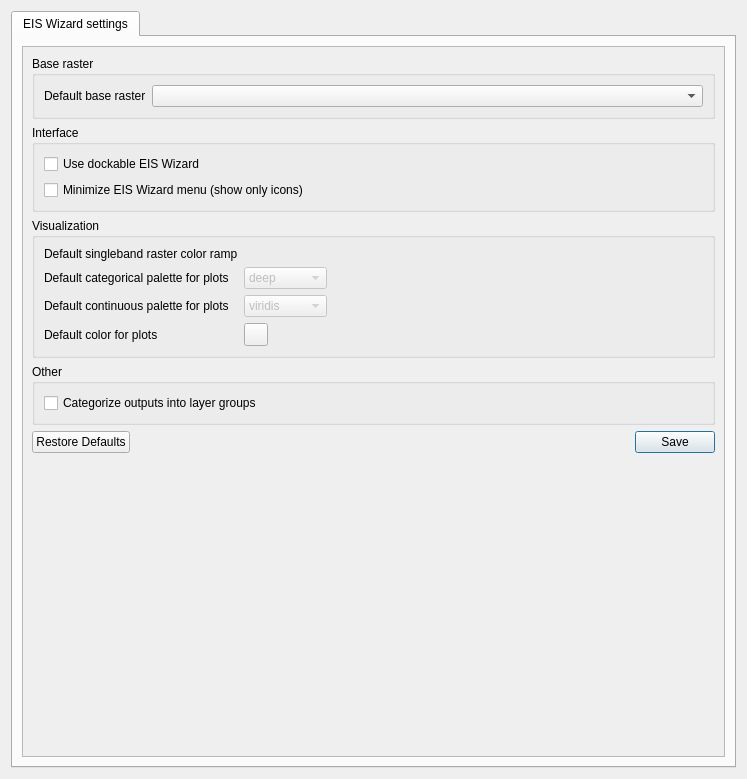
<?xml version="1.0" encoding="UTF-8"?>
<ui version="4.0">
 <class>Form</class>
 <widget class="QWidget" name="Form">
  <property name="geometry">
   <rect>
    <x>0</x>
    <y>0</y>
    <width>747</width>
    <height>779</height>
   </rect>
  </property>
  <property name="windowTitle">
   <string>Form</string>
  </property>
  <layout class="QVBoxLayout" name="verticalLayout_3">
   <item>
    <widget class="QTabWidget" name="settings_tabs">
     <property name="currentIndex">
      <number>0</number>
     </property>
     <widget class="QWidget" name="tab">
      <attribute name="title">
       <string>EIS Wizard settings</string>
      </attribute>
      <layout class="QVBoxLayout" name="verticalLayout">
       <item>
        <widget class="QScrollArea" name="scrollArea">
         <property name="widgetResizable">
          <bool>true</bool>
         </property>
         <widget class="QWidget" name="scrollAreaWidgetContents">
          <property name="geometry">
           <rect>
            <x>0</x>
            <y>0</y>
            <width>705</width>
            <height>710</height>
           </rect>
          </property>
          <layout class="QVBoxLayout" name="verticalLayout_2">
           <item>
            <widget class="QGroupBox" name="groupBox_5">
             <property name="title">
              <string>Base raster</string>
             </property>
             <layout class="QFormLayout" name="formLayout_3">
              <item row="0" column="0">
               <widget class="QLabel" name="label_6">
                <property name="text">
                 <string>Default base raster</string>
                </property>
               </widget>
              </item>
              <item row="0" column="1">
               <widget class="QgsMapLayerComboBox" name="default_base_raster">
                <property name="minimumSize">
                 <size>
                  <width>150</width>
                  <height>0</height>
                 </size>
                </property>
                <property name="allowEmptyLayer">
                 <bool>true</bool>
                </property>
               </widget>
              </item>
             </layout>
            </widget>
           </item>
           <item>
            <widget class="QGroupBox" name="groupBox_3">
             <property name="title">
              <string>Interface</string>
             </property>
             <layout class="QGridLayout" name="gridLayout_3">
              <item row="0" column="0">
               <widget class="QCheckBox" name="dock_wizard_selection">
                <property name="text">
                 <string>Use dockable EIS Wizard</string>
                </property>
               </widget>
              </item>
              <item row="1" column="0">
               <widget class="QCheckBox" name="minimal_menu_selection">
                <property name="text">
                 <string>Minimize EIS Wizard menu (show only icons)</string>
                </property>
               </widget>
              </item>
             </layout>
            </widget>
           </item>
           <item>
            <widget class="QGroupBox" name="groupBox_2">
             <property name="title">
              <string>Visualization</string>
             </property>
             <layout class="QGridLayout" name="gridLayout">
              <item row="3" column="1">
               <widget class="QgsColorButton" name="default_color_selection"/>
              </item>
              <item row="3" column="2">
               <spacer name="horizontalSpacer_5">
                <property name="orientation">
                 <enum>Qt::Horizontal</enum>
                </property>
                <property name="sizeHint" stdset="0">
                 <size>
                  <width>40</width>
                  <height>20</height>
                 </size>
                </property>
               </spacer>
              </item>
              <item row="2" column="0">
               <widget class="QLabel" name="label_3">
                <property name="toolTip">
                 <string>Setting not implemented</string>
                </property>
                <property name="text">
                 <string>Default continuous palette for plots</string>
                </property>
               </widget>
              </item>
              <item row="1" column="1">
               <widget class="QComboBox" name="categorical_palette_selection">
                <property name="enabled">
                 <bool>false</bool>
                </property>
                <property name="toolTip">
                 <string>Setting not implemented</string>
                </property>
                <item>
                 <property name="text">
                  <string>deep</string>
                 </property>
                </item>
                <item>
                 <property name="text">
                  <string>pastel</string>
                 </property>
                </item>
                <item>
                 <property name="text">
                  <string>dark</string>
                 </property>
                </item>
                <item>
                 <property name="text">
                  <string>colorblind</string>
                 </property>
                </item>
                <item>
                 <property name="text">
                  <string>bright</string>
                 </property>
                </item>
                <item>
                 <property name="text">
                  <string>muted</string>
                 </property>
                </item>
               </widget>
              </item>
              <item row="1" column="2">
               <spacer name="horizontalSpacer">
                <property name="orientation">
                 <enum>Qt::Horizontal</enum>
                </property>
                <property name="sizeHint" stdset="0">
                 <size>
                  <width>40</width>
                  <height>20</height>
                 </size>
                </property>
               </spacer>
              </item>
              <item row="2" column="2">
               <spacer name="horizontalSpacer_2">
                <property name="orientation">
                 <enum>Qt::Horizontal</enum>
                </property>
                <property name="sizeHint" stdset="0">
                 <size>
                  <width>40</width>
                  <height>20</height>
                 </size>
                </property>
               </spacer>
              </item>
              <item row="1" column="0">
               <widget class="QLabel" name="label_2">
                <property name="toolTip">
                 <string>Setting not implemented</string>
                </property>
                <property name="text">
                 <string>Default categorical palette for plots</string>
                </property>
               </widget>
              </item>
              <item row="3" column="0">
               <widget class="QLabel" name="label_4">
                <property name="text">
                 <string>Default color for plots</string>
                </property>
               </widget>
              </item>
              <item row="2" column="1">
               <widget class="QComboBox" name="continuous_palette_selection">
                <property name="enabled">
                 <bool>false</bool>
                </property>
                <property name="toolTip">
                 <string>Setting not implemented</string>
                </property>
                <item>
                 <property name="text">
                  <string>viridis</string>
                 </property>
                </item>
                <item>
                 <property name="text">
                  <string>plasma</string>
                 </property>
                </item>
                <item>
                 <property name="text">
                  <string>flare</string>
                 </property>
                </item>
                <item>
                 <property name="text">
                  <string>rocket</string>
                 </property>
                </item>
                <item>
                 <property name="text">
                  <string>mako</string>
                 </property>
                </item>
                <item>
                 <property name="text">
                  <string>inferno</string>
                 </property>
                </item>
                <item>
                 <property name="text">
                  <string>magma</string>
                 </property>
                </item>
                <item>
                 <property name="text">
                  <string>cividis</string>
                 </property>
                </item>
                <item>
                 <property name="text">
                  <string>cubehelix</string>
                 </property>
                </item>
                <item>
                 <property name="text">
                  <string>Blues</string>
                 </property>
                </item>
                <item>
                 <property name="text">
                  <string>vlag</string>
                 </property>
                </item>
                <item>
                 <property name="text">
                  <string>icefire</string>
                 </property>
                </item>
                <item>
                 <property name="text">
                  <string>Spectral</string>
                 </property>
                </item>
                <item>
                 <property name="text">
                  <string>coolwarm</string>
                 </property>
                </item>
               </widget>
              </item>
              <item row="0" column="0">
               <widget class="QLabel" name="label_7">
                <property name="toolTip">
                 <string>Setting disabled</string>
                </property>
                <property name="text">
                 <string>Default singleband raster color ramp</string>
                </property>
               </widget>
              </item>
              <item row="0" column="1">
               <layout class="QVBoxLayout" name="color_ramp_layout"/>
              </item>
             </layout>
            </widget>
           </item>
           <item>
            <widget class="QGroupBox" name="groupBox_4">
             <property name="title">
              <string>Other</string>
             </property>
             <layout class="QGridLayout" name="gridLayout_4">
              <item row="0" column="0">
               <widget class="QCheckBox" name="layer_group_selection">
                <property name="toolTip">
                 <string>If output layers from proxy processing and modeling should be automatically placed under named layer groups in QGIS layer tree. Layer groups are created on the fly if not found.</string>
                </property>
                <property name="text">
                 <string>Categorize outputs into layer groups</string>
                </property>
               </widget>
              </item>
             </layout>
            </widget>
           </item>
           <item>
            <widget class="QDialogButtonBox" name="settings_button_box">
             <property name="standardButtons">
              <set>QDialogButtonBox::RestoreDefaults|QDialogButtonBox::Save</set>
             </property>
            </widget>
           </item>
           <item>
            <spacer name="verticalSpacer">
             <property name="orientation">
              <enum>Qt::Vertical</enum>
             </property>
             <property name="sizeHint" stdset="0">
              <size>
               <width>20</width>
               <height>30</height>
              </size>
             </property>
            </spacer>
           </item>
          </layout>
         </widget>
        </widget>
       </item>
      </layout>
     </widget>
    </widget>
   </item>
  </layout>
 </widget>
 <customwidgets>
  <customwidget>
   <class>QgsColorButton</class>
   <extends>QToolButton</extends>
   <header>qgscolorbutton.h</header>
  </customwidget>
  <customwidget>
   <class>QgsMapLayerComboBox</class>
   <extends>QComboBox</extends>
   <header>qgsmaplayercombobox.h</header>
  </customwidget>
 </customwidgets>
 <resources/>
 <connections/>
</ui>
